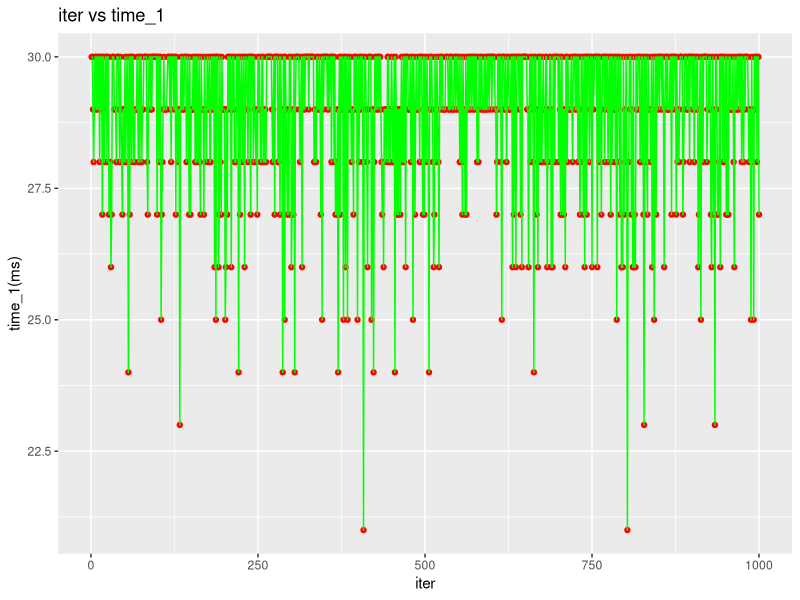

Recreate this plot in R.
data2analyze <- read.csv('data.csv',TRUE)
library(ggplot2)
ggplot()  + 
  geom_point(aes(x = data2analyze$iter, y = data2analyze$iter_converged),colour = 'red') +
  geom_line(aes(x = data2analyze$iter, y = data2analyze$iter_converged),colour = 'green') +
  ggtitle('iter vs time_1') +
  xlab('iter') +
  ylab('time_1(ms)')
mean(data2analyze$iter_converged)